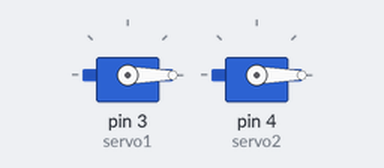
This sketch was run on a simulated Arduino Uno, built with avr-gcc and run on an emulated ATmega328P. On the bench: 2 × servo.

Above: at 0.05 s.
At 5.45 s:
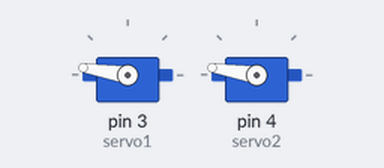
Timing chart, 0 to 7.1 s (numbered marks = the images above):
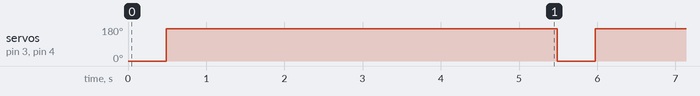

Measured:
- by itself, servo on pin 3 (servo1), servo on pin 4 (servo2): alternates 171° for 5.0 s and 0° for 0.49 s

The sketch:

test1.ino
```cpp
#include <Servo.h>

Servo servo1;
Servo servo2;

void qian()
{
  servo1.write(0);
  servo2.write(180);
}

void qianyp()
{
  servo1.write(171);
  servo2.write(180);
}

void qianzp()
{
  servo1.write(0);
  servo2.write(171);
}

void youz()
{
  servo1.write(180);
  servo2.write(180);
}

void zuoz()
{
  servo1.write(0);
  servo2.write(0);
}

void hou()
{
  servo1.write(180);
  servo2.write(0);
}

void houzp()
{
  servo1.write(171);
  servo2.write(0);
}

void houyp()
{
  servo1.write(180);
  servo2.write(171);
}

void tingzhi()
{
  servo1.write(171);
  servo2.write(171);
}

void setup()
{
  servo1.attach(3);
  servo2.attach(4);
}

void loop()
{

//  qian();
//  qianzp();
//  qianyp();
  zuoz();
  delay(488);    // 90   满电   电不足：560
//  youz();
//  hou();
//  houzp();
//  houyp();
  tingzhi();

  delay(5000);

/*  if((xj_val1&xj_val2)|(!xj_val3))
  {
    qian();
  }

  if((!xj_val1)|xj_val3)
  {
    qianyp();
  }

  if((!xj_val2)|xj_val3)
  {
    qianzp();
  }
*/
}
```
